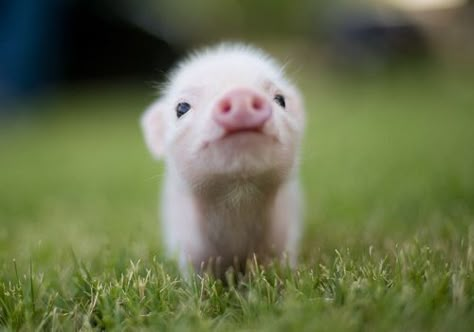
#> input picture hw3/pigs/pig1.bmp, 474 x 332 px
$ python image_compress.py
#> lines starting #> are read from the running program, lines starting #| are printed output that depends on the picture
import numpy as np
from PIL import Image
import struct
import numpy.typing as npt
import scipy.linalg
import os


def read_bmp(path):
#> called with path = 'pigs/pig1.bmp'
    img = Image.open(path).convert('RGB')
#> img is the input picture: PIL image 474x332 RGB; mean R, G, B 104.9, 113.1, 76
    image_array = np.array(img, dtype=np.float32)
    return image_array
    return image_array[:, :, 0], image_array[:, :, 1], image_array[:, :, 2]

# [10 lines left out: function read_bmp_in64, not called in this run]


def save_bmp(matrix, output_path):
    img = Image.fromarray(matrix.astype(np.uint8))
    img.save(output_path)


def compute_svd_numpy(matrix, k=0):
    return np.linalg.svd(matrix, full_matrices=False)

def compute_svd_scipy(matrix, k=0):
    return scipy.linalg.svd(matrix, lapack_driver='gesvd')


def compute_compression(matrix, compression_level = 2, svd_computer=compute_svd_numpy):
#> called with compression_level = 2
    rows, cols, _ = matrix.shape
#> rows = 332; cols = 474
    original_size = rows * cols
#> original_size = 157368

    rank = max(1, min(rows, cols, original_size // (compression_level * (rows + cols + 1)*4)))
#> rank = 24

    u, s, vt = svd_computer(matrix, rank)
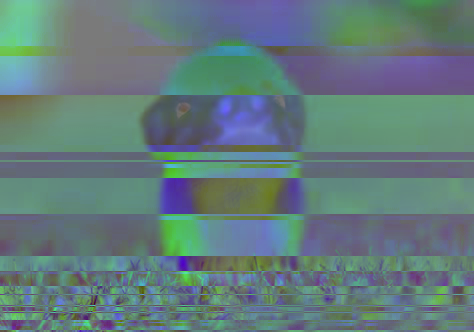
#> u: shape (332, 474, 3) float32; mean R, G, B -0.0424, 0.00182, 0.00314; drawn with min black and max white
#> s = 332 rows, first 8: [3653.6, 386.8, 205.8], [3601.8, 386.4, 204.7], [3527.3, 384.4, 200.4], [3454.8, 383.9, 198.4], [3379, 381.4, 191.3], [3293, 381.5, 189], [3203.6, 378.1, 177.3], [3142.3, 379.5, 176.5]

    if rank*(rows + cols + 1) * 4 > original_size//compression_level:
        print("compression level is too high")
        return None
    u = u[:, :rank]
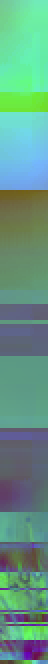
#> u: shape (332, 24, 3) float32 (shown 2 times larger); mean R, G, B -0.0329, 0.0316, 0.00767; drawn with min black and max white
    s = s[:rank]
#> s = 24 rows, first 8: [3653.6, 386.8, 205.8], [3601.8, 386.4, 204.7], [3527.3, 384.4, 200.4], [3454.8, 383.9, 198.4], [3379, 381.4, 191.3], [3293, 381.5, 189], [3203.6, 378.1, 177.3], [3142.3, 379.5, 176.5]
    vt = vt[:rank, :]

    return u, s, vt, rank


def save_custom(U, S, Vt, original_shape, filename):
    os.makedirs(os.path.dirname(filename), exist_ok=True)
    with open(filename, 'wb') as f:
        f.write(struct.pack('III', *original_shape, U.shape[1]))
        f.write(S.astype(np.float32).tobytes())
        f.write(U.astype(np.float32).tobytes())
        f.write(Vt.astype(np.float32).tobytes())


# [7 lines left out: function load_custom, not called in this run]


def compress_image(path_to_bmp, output_custom, compression_level = 2):
    matrix = read_bmp(path_to_bmp)
    U, S, Vt, rank = compute_compression(matrix, compression_level, compute_svd_numpy)
#> S has the same summary as s in compute_compression; rank = 24

    save_custom(U, S, Vt, matrix.shape, output_custom)

    print(f"Compressed: rank={rank}, compression factor≥{compression_level}")
    return rank

# [6 lines left out: function decompress_image, not called in this run]


def calculate_polynom(x, y, c=[0]*10):
    return (c[0] + c[1]*x + c[2]*y+ c[3]*(x**2) + c[4]*(y**2) + c[5]*(x*y) + c[6]*(x**3) + c[7]*(y**3) + c[8]*(x*x*y) + c[9]*(x*y*y)) % 256

# [51 lines left out: functions create_matrix, one_step_opt, calculate_difference_metric, randomazid_svd, PSNR, SSIM, not called in this run]


input_files = ["pigs/pig1.bmp", "pigs/pig2.bmp", "pigs/pig3.bmp"]
comp_values = [2, 4, 8]
for compression_level in comp_values:
    for i in range(len(input_files)):
        file = input_files[i]

#> (the run stopped early here; a loop or call above may not have finished)
